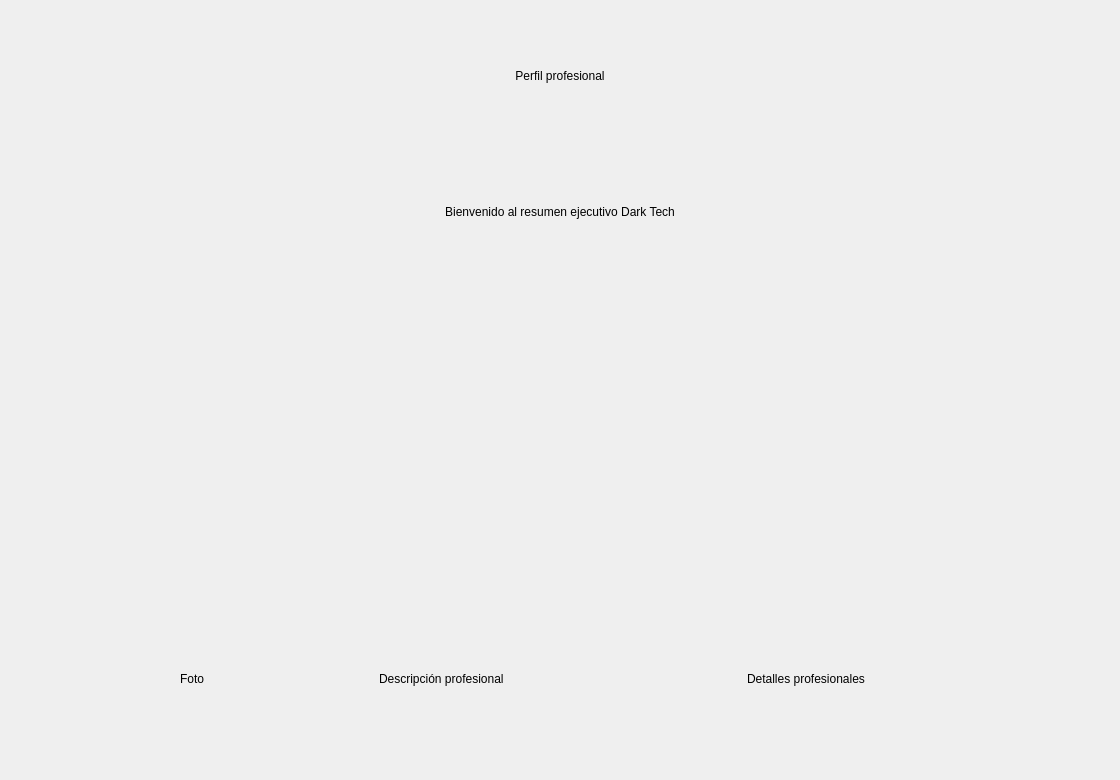
<?xml version="1.0" encoding="UTF-8"?>
<ui version="4.0">
 <class>Ventana</class>
 <widget class="QWidget" name="Ventana">
  <property name="geometry">
   <rect>
    <x>0</x>
    <y>0</y>
    <width>1120</width>
    <height>780</height>
   </rect>
  </property>
  <property name="windowTitle">
   <string>Ventana Principal</string>
  </property>
  <layout class="QVBoxLayout" name="verticalLayout">
   <item>
    <widget class="QLabel" name="titleLabel">
     <property name="text">
      <string>Perfil profesional</string>
     </property>
     <property name="alignment">
      <set>Qt::AlignCenter</set>
     </property>
    </widget>
   </item>
   <item>
    <widget class="QLabel" name="subtitleLabel">
     <property name="text">
      <string>Bienvenido al resumen ejecutivo Dark Tech</string>
     </property>
     <property name="alignment">
      <set>Qt::AlignCenter</set>
     </property>
    </widget>
   </item>
   <item>
    <widget class="QLabel" name="backgroundLabel">
     <property name="minimumSize">
      <size>
       <width>0</width>
       <height>300</height>
      </size>
     </property>
     <property name="alignment">
      <set>Qt::AlignCenter</set>
     </property>
    </widget>
   </item>
   <item>
    <layout class="QHBoxLayout" name="contentLayout">
     <item>
      <widget class="QLabel" name="photoLabel">
       <property name="minimumSize">
        <size>
         <width>180</width>
         <height>180</height>
        </size>
       </property>
       <property name="text">
        <string>Foto</string>
       </property>
       <property name="alignment">
        <set>Qt::AlignCenter</set>
       </property>
      </widget>
     </item>
     <item>
      <widget class="QLabel" name="descriptionLabel">
       <property name="text">
        <string>Descripción profesional</string>
       </property>
       <property name="wordWrap">
        <bool>true</bool>
       </property>
      </widget>
     </item>
     <item>
      <widget class="QLabel" name="profileDetailsLabel">
       <property name="text">
        <string>Detalles profesionales</string>
       </property>
       <property name="wordWrap">
        <bool>true</bool>
       </property>
      </widget>
     </item>
    </layout>
   </item>
  </layout>
 </widget>
 <resources/>
 <connections/>
</ui>
